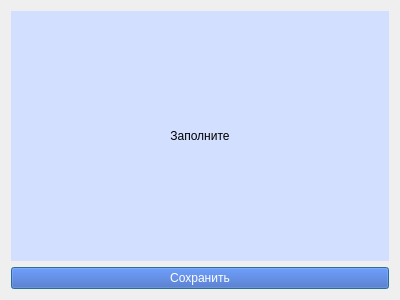
<?xml version="1.0" encoding="UTF-8"?>
<ui version="4.0">
 <class>AddUp</class>
 <widget class="QDialog" name="AddUp">
  <property name="geometry">
   <rect>
    <x>0</x>
    <y>0</y>
    <width>400</width>
    <height>300</height>
   </rect>
  </property>
  <property name="windowTitle">
   <string>Dialog</string>
  </property>
  <layout class="QVBoxLayout" name="verticalLayout_2">
   <item>
    <layout class="QVBoxLayout" name="ly_widgets">
     <item>
      <widget class="QLabel" name="lb_title">
       <property name="styleSheet">
        <string notr="true">background-color: #D2DFFF;</string>
       </property>
       <property name="text">
        <string>Заполните</string>
       </property>
       <property name="alignment">
        <set>Qt::AlignCenter</set>
       </property>
      </widget>
     </item>
    </layout>
   </item>
   <item>
    <widget class="QPushButton" name="but_save">
     <property name="styleSheet">
      <string notr="true">background-color: #355CBD;
color: white;</string>
     </property>
     <property name="text">
      <string>Сохранить</string>
     </property>
    </widget>
   </item>
  </layout>
 </widget>
 <resources/>
 <connections/>
</ui>
